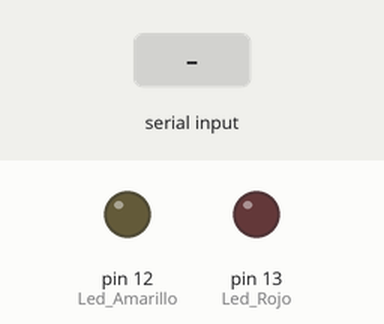
Simulated run of this sketch. Board: Arduino Uno, built with avr-gcc and run on an emulated ATmega328P. Parts: output pins drawn as LEDs (lit = HIGH). Inputs (shaded band) come from the test bench.

Above: at 1.2 s.
1.3 s: "1" received over Serial
At 2.5 s:
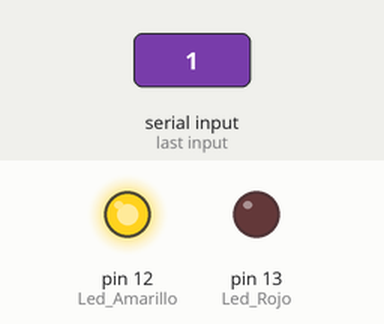
2.8 s: "3" received over Serial
At 3.8 s:
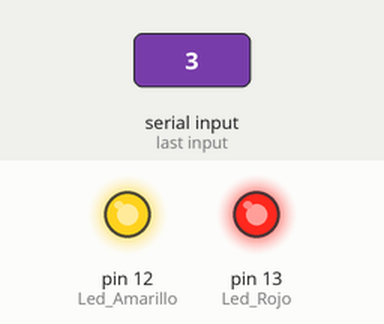
4.3 s: "0" received over Serial
At 4.9 s:
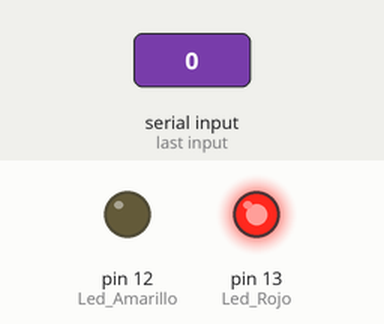
5.8 s: "2" received over Serial
At 7.2 s:
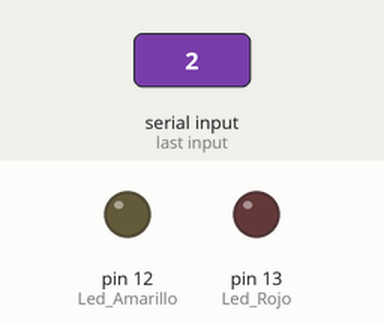
Timing chart, 0 to 8.3 s (numbered marks = the images above; inputs shaded):
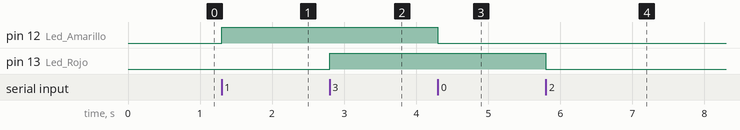

Measured:
- after the input at 1.3 s, pin 12 (Led_Amarillo): LOW → HIGH at once
- after the input at 2.8 s, pin 13 (Led_Rojo): LOW → HIGH at once
- after the input at 4.3 s, pin 12 (Led_Amarillo): HIGH → LOW at once
- after the input at 5.8 s, pin 13 (Led_Rojo): HIGH → LOW at once

The sketch:

JAVADUINO.ino
```cpp
const int Led_Rojo=13;
const int Led_Amarillo=12;
int Byte_entrada;


void setup(){
  Serial.begin(9600); // Abre el puerto serie
  pinMode(Led_Rojo, OUTPUT);
  pinMode(Led_Amarillo, OUTPUT);
  digitalWrite(Led_Rojo, LOW);
  digitalWrite(Led_Amarillo, LOW);
}

void loop(){

if(Serial.available()>0){
Byte_entrada=Serial.read(); // leemos lo que transmitiremos desde java
if(Byte_entrada=='0'){
digitalWrite(Led_Amarillo, LOW);}
else if (Byte_entrada=='1'){
digitalWrite(Led_Amarillo, HIGH);
}
else if(Byte_entrada=='2'){
digitalWrite(Led_Rojo, LOW);
}
else if(Byte_entrada=='3'){
digitalWrite(Led_Rojo, HIGH);
}

}

}
```
